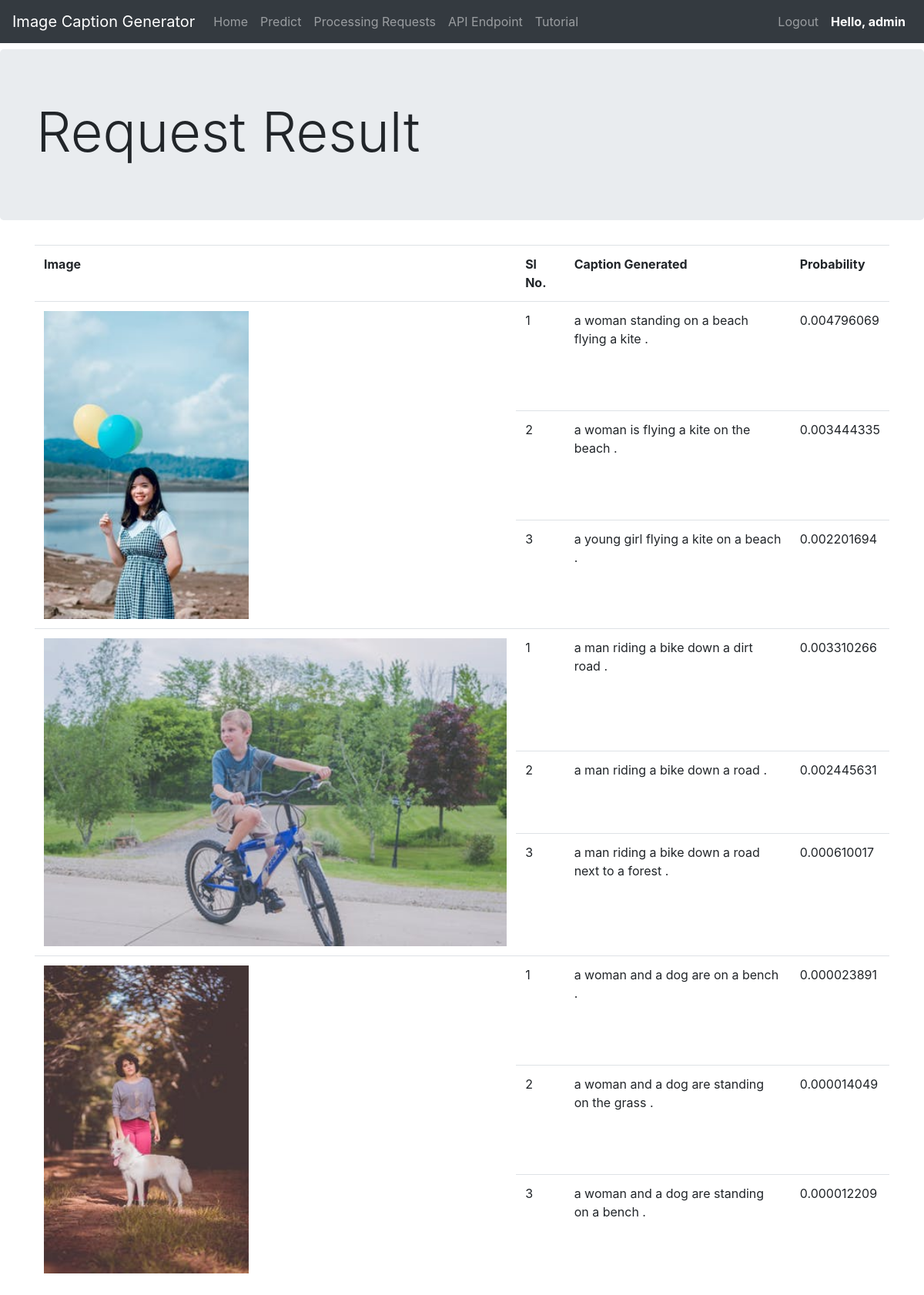
Page /result/32 (signed in) on the committed database.
### interface/models.py (models this page shows, shortened)
class Caption(models.Model):
    image = models.ForeignKey(Image, on_delete=models.CASCADE, related_name="caption")
    caption = models.CharField(max_length=100)
    probability = models.DecimalField(max_digits=10, decimal_places=9)

### interface/views.py (the view)
# urls.py: path("result/<int:ID>", result, name="result"),
@login_required
def result(request, ID):
    req = Request.objects.get(pk=ID)
    if req.status != 3:
        messages.add_message(request, messages.ERROR, "This request is not ready yet")
        return HttpResponseRedirect(reverse("processing"))
    images = Image.objects.all().filter(request=req)
    result = []
    for i in images:
        captions = Caption.objects.all().filter(image=i)
        caps = []
        for j in captions:
            caps.append([j.caption, j.probability])
        result.append(['/media/'+i.location, caps])
    return render(request, "interface/result.html", {"result": result})

### interface/templates/interface/result.html (shortened to what this page needs)
{% extends "layout.html" %}
{% block navbar %}
    <ul class="navbar-nav mr-auto">
      <li class="nav-item">
        <a class="nav-link" href="/">Home </a>
      </li>
      <li class="nav-item">
        <a class="nav-link" href="/predict">Predict</a>
		  </li>
      <li class="nav-item">
        <a class="nav-link" href="/processing">Processing Requests</a>
		  </li>
      <li class="nav-item">
        <a class="nav-link" href="/api-end">API Endpoint</a>
		  </li>
      <li class="nav-item">
        <a class="nav-link" href="/tutorial">Tutorial</a>
		  </li>
    </ul>
    <ul class="navbar-nav ml-auto">
      <li class="nav-item">
        <a class="nav-link" href="/accounts/logout">Logout</a>
      </li>
      <li class="nav-item">
      	<a class="nav-link active"><b>Hello, {{ user.username }}</b></a>
      </li>
	</ul>
{% endblock %}
{% block body %}
  <div class="jumbotron">
    <div class="container">
      <h1 class="display-3">Request Result</h1>
    </div>
  </div>
  <div class="container">
    {% if result %}
      <table class = "table">
        <tr>
          <th>Image</th>
          <th>Sl No.</th>
          <th>Caption Generated</th>
          <th>Probability</th>
        </tr>
        {% for res in result %}
          <tr>
            <td rowspan="3"><img src="{{res.0}}" height="400"></td>
            <td>1</td>
            <td>{{res.1.0.0}}</td>
            <td>{{res.1.0.1}}</td>
          </tr>
          <tr>
            <td>2</td>
            <td>{{res.1.1.0}}</td>
            <td>{{res.1.1.1}}</td>
          </tr>
          <tr>
            <td>3</td>
            <td>{{res.1.2.0}}</td>
            <td>{{res.1.2.1}}</td>
          </tr>
        {% endfor %}
      </table>
    {% else %}
      No results have been generated
    {% endif %}
  </div>
{% endblock %}

### rows in the picture
Caption: caption "a woman standing on a beach flying a kite .", probability "0.004796069"
Caption: caption "a woman is flying a kite on the beach .", probability "0.003444335"
Caption: caption "a young girl flying a kite on a beach .", probability "0.002201694"
Caption: caption "a man riding a bike down a dirt road .", probability "0.003310266"
Caption: caption "a man riding a bike down a road .", probability "0.002445631"
Caption: caption "a man riding a bike down a road next to a forest .", probability "0.000610017"
Caption: caption "a woman and a dog are on a bench .", probability "0.000023891"
Caption: caption "a woman and a dog are standing on the grass .", probability "0.000014049"
Caption: caption "a woman and a dog are standing on a bench .", probability "0.000012209"

### other values in the picture
{{ user.username }} "admin"
